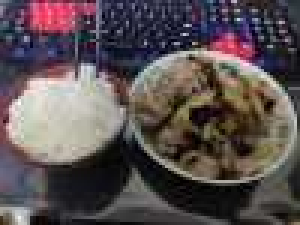
#> input picture assets/q50_420.jpg, 100 x 75 px (shown 3 times larger)
$ python jpeg_quality_test.py assets/q50_420.jpg
#> lines starting #> are read from the running program, lines starting #| are printed output that depends on the picture
### utils/transforms/color.py
import cv2
import numpy as np


class YCrCb:
    '''画像をBGRからYCrCbに変換するクラス
    '''
    def __call__(self, image: np.ndarray) -> np.ndarray:
        '''入力画像をBGRからYCrCbに変換する。
        Args:
            image: BGRの画像
        Returns:
            YCrCbの画像
        Note:
            http://opencv.jp/opencv-2.1/cpp/miscellaneous_image_transformations.html
        '''
        if image.ndim == 3:
            return cv2.cvtColor(image, cv2.COLOR_BGR2YCrCb)
        else:
            return image

    # [11 lines left out: function inverse, not called in this run]

### utils/transforms/jpeg.py
from typing import Optional, Tuple

import cv2
import numpy as np
# https://docs.scipy.org/doc/scipy/reference/generated/scipy.fft.dctn.html#scipy.fft.dctn
from scipy.fft import dctn, idctn


class BlockwiseDCT:
    # [63 lines left out: functions __init__, __call__, inverse, __split, __concatenate, not called in this run]


class JPEGQuantize:
    # [98 lines left out: functions __init__, __call__, inverse, get_table, not called in this run]


class ChromaSubsampling:
    # https://en.wikipedia.org/wiki/Chroma_subsampling
    def __init__(self, image_size: Tuple[int, int], ratio: str):
        '''
        '''
        self.image_size = image_size
        self.ratio = ratio
        self.sampling_factor = self.get_sampling_factor(ratio=ratio)
        self.fy = 1 / self.sampling_factor[0]
        self.fx = 1 / self.sampling_factor[1]
        self.luma_size = self.image_size
        self.chroma_size = (
            self.image_size[0] // self.sampling_factor[0],
            self.image_size[1] // self.sampling_factor[1]
        )
        self.y_region = ((0, self.image_size[0]), (0, self.image_size[1]))
        self.cr_region = (
            (
                self.image_size[0],
                self.image_size[0] + self.chroma_size[0]
            ),
            (
                0,
                self.chroma_size[1]
            )
        )
        if self.sampling_factor[1] > 1:
            self.cb_region = (
                self.cr_region[0],
                (
                    self.cr_region[1][1],
                    self.cr_region[1][1] + self.chroma_size[1]
                )
            )
        else:
            self.cb_region = (
                (
                    self.cr_region[0][1],
                    self.cr_region[0][1] + self.chroma_size[0]
                ),
                (
                    0,
                    self.chroma_size[1]
                )
            )
        pass

    def __call__(self, image: np.ndarray) -> np.ndarray:
        image = image.transpose(2, 0, 1).reshape(-1, image.shape[1])
        image[
            self.cr_region[0][0]:self.cr_region[0][1],
            :self.cr_region[1][1]
        ] = cv2.resize(
                image[self.image_size[0]:self.image_size[0] * 2],
                None,
                fx=self.fx, fy=self.fy)
        image[
            self.cb_region[0][0]:self.cb_region[0][1],
            self.cb_region[1][0]:self.cb_region[1][1]
        ] = cv2.resize(
                image[self.image_size[0] * 2:self.image_size[0] * 3],
                None,
                fx=self.fx, fy=self.fy)
        return image[:self.cb_region[0][1], :self.cb_region[1][1]]

    # [27 lines left out: functions inverse, get_regions, not called in this run]

    def get_luma_region(self) -> Tuple[Tuple[int, int], Tuple[int, int]]:
        return self.y_region

    def get_chroma_region(self) -> Tuple[Tuple[int, int], Tuple[int, int]]:
        return (
            (self.cr_region[0][0], self.cb_region[1][1]),
            (self.cr_region[1][0], self.cb_region[1][1])
        )

    @classmethod
    def get_sampling_factor(cls, *, ratio: str = '4:4:4'):
        if ratio == '4:4:4':
            sampling_factor = (1, 1)
        elif ratio == '4:2:2':
            sampling_factor = (1, 2)
        elif ratio == '4:2:0':
            sampling_factor = (2, 2)
        elif ratio == '4:4:0':
            sampling_factor = (2, 1)
        elif ratio == '4:1:1':
            sampling_factor = (1, 4)
        else:
            raise KeyError(f'指定した比率〈{ratio}〉は未実装です。')
        return sampling_factor


class LowPassFilter:
    # [29 lines left out: functions __init__, __call__, inverse, not called in this run]

    def get_num_features(self):
        return self.new_num_coefficients


# [81 lines left out: functions zigzag, marker_sof, marker_sof0, marker_sof2, marker_dqt, not called in this run]


MARKERS = {
    b'\xff\xc0': marker_sof0,
    b'\xff\xc2': marker_sof2,
    b'\xff\xdb': marker_dqt,
}


# [13 lines left out: function inspect, not called in this run]


# [21 lines that do not run on import are left out]

### jpeg_quality_test.py
# 標準モジュール
import argparse
from copy import deepcopy
from pathlib import Path

# 追加モジュール
import cv2
import numpy as np

# 自作モジュール
from utils.transforms.color import (
    YCrCb
)
from utils.transforms.jpeg import (
    ChromaSubsampling,
    BlockwiseDCT,
    JPEGQuantize,
)

# コマンドライン引数を取得するパーサー
parser = argparse.ArgumentParser(
    prog='JPEG Quality Test',
    description='画像を様々なJPEGのQualityで圧縮して保存します。',
    formatter_class=argparse.ArgumentDefaultsHelpFormatter
)
parser.add_argument(
    'path', help='画像のパスを指定します。',
    type=str
)
parser.add_argument(
    '--quality', help='出力するQualityを%(type)sで指定します。',
    type=int, nargs='+', metavar='Q', choices=range(1, 100),
    default=[1, 5, 10, 50, 75],
)
parser.add_argument(
    '--rgb', help='RGBを保存します。',
    action='store_true'
)
parser.add_argument(
    '--ycrcb', help='YCrCbを保存します。',
    action='store_true'
)
# コマンドライン引数をパースする
args = parser.parse_args()

path = Path(args.path)
if not path.exists():
    raise FileNotFoundError('ファイルが見つかりません。')

img = cv2.imread(str(path), 1)
#> img is the input picture: shape (75, 100, 3); mean B, G, R 81.9, 80.4, 90.7
fstem = path.stem

OUTPUT_DIR = Path(f'./outputs/images/{fstem}_quality')
OUTPUT_DIR.mkdir(parents=True)

ycrcb = YCrCb()
img = ycrcb(img)
#> in __call__, `return cv2.cvtColor(image, cv2.COLOR_BGR2YCrCb)`: returned value: shape (75, 100, 3); mean of channels 0, 1, 2 83.6, 133, 127

chroma_subsampling = ChromaSubsampling(img.shape[:-1], '4:2:0')
luma_region = chroma_subsampling.get_luma_region()
#> luma_region = ((0, 75), (0, 100))
chroma_region = chroma_subsampling.get_chroma_region()
#> chroma_region = ((75, 100), (0, 100))
img = chroma_subsampling(img)
#> in __call__, `image = image.transpose(2, 0, 1).reshape(-1, image.shape[1])`:
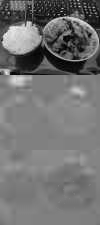
#> image: shape (225, 100); min 0, max 252, mean 114.6
#> (the run stopped early here; a loop or call above may not have finished)
